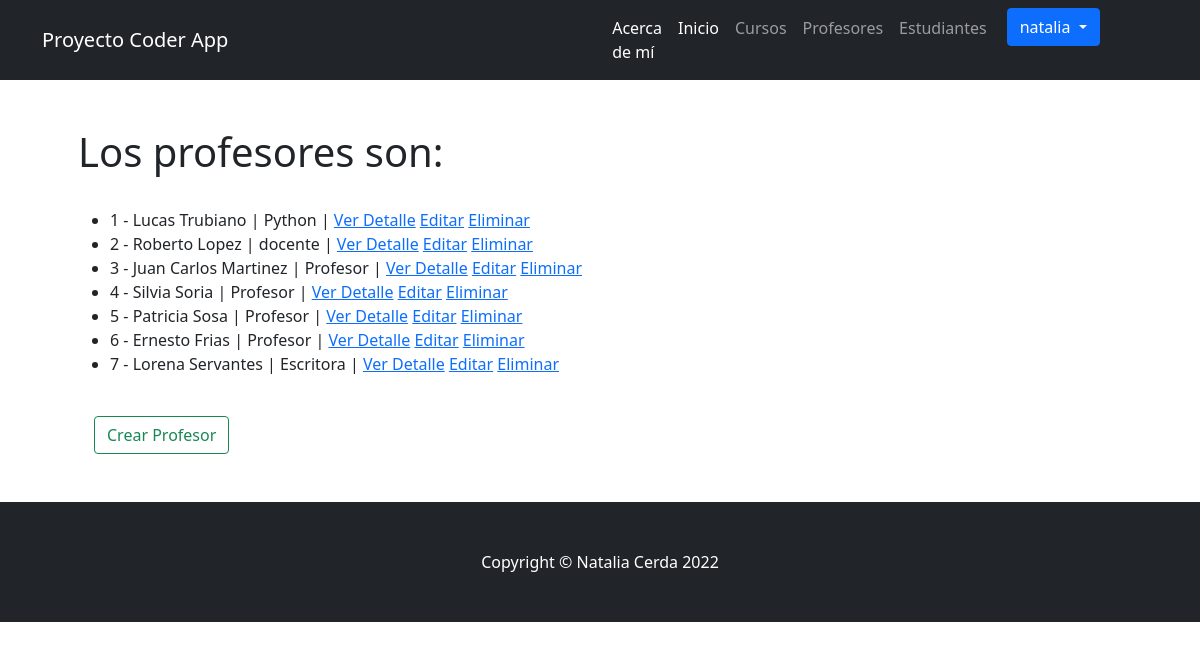
The app's page /coder_app/profesores/list (signed in) with its own data.
### coder_app/models.py (models this page shows)
class Profesor(models.Model):
    nombre = models.CharField("Nombre" ,max_length=30) # Texto
    apellido = models.CharField("Apellido" ,max_length=30) # Texto
    email = models.EmailField("email" ,blank=True, null=True) # Email - Opcional
    profesion = models.CharField("Profesion" ,max_length=30)
    class Meta:
        verbose_name_plural = "Profesores"

### coder_app/views.py (the view)
# urls.py: path('profesores/list', ProfesoresList.as_view(), name="profesores_list"),
class ProfesoresList(LoginRequiredMixin,ListView):
    model = Profesor
    template_name = "coder_app/profesores_list.html"

### coder_app/templates/coder_app/profesores_list.html (shortened to what this page needs)
{% extends 'coder_app/base.html' %}
{% load static %}
{% block contenidoPagina  %}
<section class="py-5">
    <div class="container px-5">
        <div class="row gx-5 justify-content-center">
            <div class="col-lg-12">
                <h1>
                    Los profesores son:
                </h1>
                <br>
                <ul>
                    {% for profesor in object_list %}
                        <li>
                            {{forloop.counter}} - {{profesor.nombre}} {{profesor.apellido}} | {{profesor.profesion}} |
                            <a href="{% url 'profesores_detail' profesor.id %}">Ver Detalle</a>
                            <a href="{% url 'profesores_update' profesor.id %}">Editar</a>
                            <a href="{% url 'profesores_delete' profesor.id %}">Eliminar</a>
                        </li>
                    {% endfor %}
                </ul>
                <br>
                <a class="btn btn-outline-success text-nowrap ms-3 my-2 my-sm-0" href="{% url 'profesores_create' %}">  Crear Profesor</a>
            </div>
        </div>
    </div>
</section>
{% endblock %}

### coder_app/templates/coder_app/base.html (shortened to what this page needs)
{% load static %}
<!DOCTYPE html>
<html lang="en">
    <head>
        <link href="{% static 'css/styles.css' %}" rel="stylesheet" />
    </head>
    <body>
        <nav class="navbar navbar-expand-lg navbar-dark bg-dark">
            <div class="container">
                <a class="navbar-brand" href="{% url 'inicio' %}">Proyecto Coder App</a>
                <div class="collapse navbar-collapse" id="navbarSupportedContent">
                    <ul class="navbar-nav ms-auto mb-2 mb-lg-0">
                        <li class="nav-item"><a class="nav-link active" aria-current="page" href="{% url 'acerca_de' %}">Acerca de mí</a></li>
                        <li class="nav-item"><a class="nav-link active" aria-current="page" href="{% url 'inicio' %}">Inicio</a></li>
                        {% if user.is_authenticated %}
                        <li class="nav-item"><a class="nav-link" href="{% url 'cursos' %}">Cursos</a></li>
                        <li class="nav-item"><a class="nav-link" href="{% url 'profesores_list' %}">Profesores</a></li>
                        <li class="nav-item"><a class="nav-link" href="{% url 'estudiantes' %}">Estudiantes</a></li>
                        {% endif %}
                        {% if user.is_authenticated %}
                            <div class="container">
                                <div class="dropdown">
                                    <button class="btn btn-primary dropdown-toggle" type="button" data-bs-toggle="dropdown">{{user.username}}
                                        </button>
                                </div>
                            </div>
                        {% else %}
                            <li class="nav-item"><a class="btn btn-primary mx-2" href="{% url 'login' %}">Iniciar Sesión</a></li>
                            <li class="nav-item"><a class="btn btn-secondary" href="{% url 'register' %}">Registrarse</a></li>
                        {% endif %}
                    </ul>
                </div>
            </div>
        </nav>
        {% block contenidoPagina %}
        {% endblock %}
        <footer class="py-5 bg-dark">
            <div class="container"><p class="m-0 text-center text-white">Copyright &copy; Natalia Cerda 2022</p></div>
        </footer>
    </body>
</html>

### records on screen
Profesor: nombre "Lucas", apellido "Trubiano", profesion "Python"
Profesor: nombre "Roberto", apellido "Lopez", profesion "docente"
Profesor: nombre "Juan Carlos", apellido "Martinez", profesion "Profesor"
Profesor: nombre "Silvia", apellido "Soria", profesion "Profesor"
Profesor: nombre "Patricia", apellido "Sosa", profesion "Profesor"
Profesor: nombre "Ernesto", apellido "Frias", profesion "Profesor"
Profesor: nombre "Lorena", apellido "Servantes", profesion "Escritora"

### other values on screen
{{ user.username }} "natalia"
